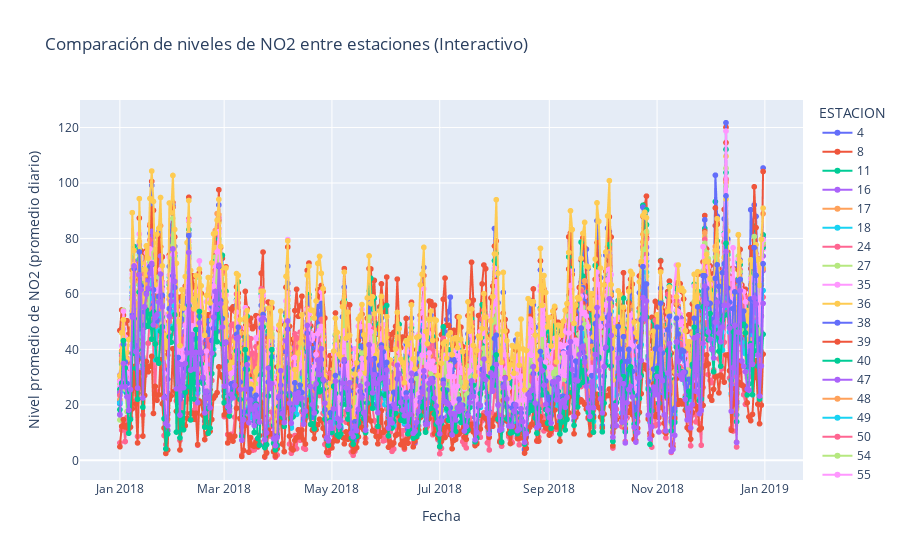

Notebook code cell kept with this figure:
### Code cell
import plotly.express as px

# Agregar los niveles de NO2 por estación y día
data_NO2_valid_daily_station = data_NO2.groupby(['fecha', 'ESTACION'])[no2_columns].mean().reset_index()

# Calcular el promedio de NO2 por día para cada estación
data_NO2_valid_daily_station['NO2_avg'] = data_NO2_valid_daily_station[no2_columns].mean(axis=1)

# Crear el gráfico interactivo
fig = px.line(data_NO2_valid_daily_station, x='fecha', y='NO2_avg', color='ESTACION', title='Comparación de niveles de NO2 entre estaciones (Interactivo)', labels={'NO2_avg': 'Nivel promedio de NO2 (promedio diario)', 'fecha': 'Fecha'})
fig.update_traces(mode='lines+markers')
fig.show()

### Figure 1 — Plotly figure (JSON) as saved in the notebook; plotly's stock layout.template omitted (floating-point values rounded to 4 significant figures; data arrays with more than 128 entries replaced by an {"elided": "..."} marker saying what was removed)
{"data": [{"hovertemplate": "ESTACION=4<br>Fecha=%{x}<br>Nivel promedio de NO2 (promedio diario)=%{y}<extra></extra>", "legendgroup": "4", "line": {"color": "#636efa", "dash": "solid"}, "marker": {"symbol": "circle"}, "mode": "lines+markers", "name": "4", "showlegend": true, "type": "scattergl", "x": {"elided": "365 str values"}, "xaxis": "x", "y": {"elided": "365 float values"}, "yaxis": "y"}, {"hovertemplate": "ESTACION=8<br>Fecha=%{x}<br>Nivel promedio de NO2 (promedio diario)=%{y}<extra></extra>", "legendgroup": "8", "line": {"color": "#EF553B", "dash": "solid"}, "marker": {"symbol": "circle"}, "mode": "lines+markers", "name": "8", "showlegend": true, "type": "scattergl", "x": {"elided": "365 str values"}, "xaxis": "x", "y": {"elided": "365 float values"}, "yaxis": "y"}, {"hovertemplate": "ESTACION=11<br>Fecha=%{x}<br>Nivel promedio de NO2 (promedio diario)=%{y}<extra></extra>", "legendgroup": "11", "line": {"color": "#00cc96", "dash": "solid"}, "marker": {"symbol": "circle"}, "mode": "lines+markers", "name": "11", "showlegend": true, "type": "scattergl", "x": {"elided": "365 str values"}, "xaxis": "x", "y": {"elided": "365 float values"}, "yaxis": "y"}, {"hovertemplate": "ESTACION=16<br>Fecha=%{x}<br>Nivel promedio de NO2 (promedio diario)=%{y}<extra></extra>", "legendgroup": "16", "line": {"color": "#ab63fa", "dash": "solid"}, "marker": {"symbol": "circle"}, "mode": "lines+markers", "name": "16", "showlegend": true, "type": "scattergl", "x": {"elided": "365 str values"}, "xaxis": "x", "y": {"elided": "365 float values"}, "yaxis": "y"}, {"hovertemplate": "ESTACION=17<br>Fecha=%{x}<br>Nivel promedio de NO2 (promedio diario)=%{y}<extra></extra>", "legendgroup": "17", "line": {"color": "#FFA15A", "dash": "solid"}, "marker": {"symbol": "circle"}, "mode": "lines+markers", "name": "17", "showlegend": true, "type": "scattergl", "x": {"elided": "365 str values"}, "xaxis": "x", "y": {"elided": "365 float values"}, "yaxis": "y"}, {"hovertemplate": "ESTACION=18<br>Fecha=%{x}<br>Nivel promedio de NO2 (promedio diario)=%{y}<extra></extra>", "legendgroup": "18", "line": {"color": "#19d3f3", "dash": "solid"}, "marker": {"symbol": "circle"}, "mode": "lines+markers", "name": "18", "showlegend": true, "type": "scattergl", "x": {"elided": "361 str values"}, "xaxis": "x", "y": {"elided": "361 float values"}, "yaxis": "y"}, {"hovertemplate": "ESTACION=24<br>Fecha=%{x}<br>Nivel promedio de NO2 (promedio diario)=%{y}<extra></extra>", "legendgroup": "24", "line": {"color": "#FF6692", "dash": "solid"}, "marker": {"symbol": "circle"}, "mode": "lines+markers", "name": "24", "showlegend": true, "type": "scattergl", "x": {"elided": "365 str values"}, "xaxis": "x", "y": {"elided": "365 float values"}, "yaxis": "y"}, {"hovertemplate": "ESTACION=27<br>Fecha=%{x}<br>Nivel promedio de NO2 (promedio diario)=%{y}<extra></extra>", "legendgroup": "27", "line": {"color": "#B6E880", "dash": "solid"}, "marker": {"symbol": "circle"}, "mode": "lines+markers", "name": "27", "showlegend": true, "type": "scattergl", "x": {"elided": "365 str values"}, "xaxis": "x", "y": {"elided": "365 float values"}, "yaxis": "y"}, {"hovertemplate": "ESTACION=35<br>Fecha=%{x}<br>Nivel promedio de NO2 (promedio diario)=%{y}<extra></extra>", "legendgroup": "35", "line": {"color": "#FF97FF", "dash": "solid"}, "marker": {"symbol": "circle"}, "mode": "lines+markers", "name": "35", "showlegend": true, "type": "scattergl", "x": {"elided": "359 str values"}, "xaxis": "x", "y": {"elided": "359 float values"}, "yaxis": "y"}, {"hovertemplate": "ESTACION=36<br>Fecha=%{x}<br>Nivel promedio de NO2 (promedio diario)=%{y}<extra></extra>", "legendgroup": "36", "line": {"color": "#FECB52", "dash": "solid"}, "marker": {"symbol": "circle"}, "mode": "lines+markers", "name": "36", "showlegend": true, "type": "scattergl", "x": {"elided": "365 str values"}, "xaxis": "x", "y": {"elided": "365 float values"}, "yaxis": "y"}, {"hovertemplate": "ESTACION=38<br>Fecha=%{x}<br>Nivel promedio de NO2 (promedio diario)=%{y}<extra></extra>", "legendgroup": "38", "line": {"color": "#636efa", "dash": "solid"}, "marker": {"symbol": "circle"}, "mode": "lines+markers", "name": "38", "showlegend": true, "type": "scattergl", "x": {"elided": "365 str values"}, "xaxis": "x", "y": {"elided": "365 float values"}, "yaxis": "y"}, {"hovertemplate": "ESTACION=39<br>Fecha=%{x}<br>Nivel promedio de NO2 (promedio diario)=%{y}<extra></extra>", "legendgroup": "39", "line": {"color": "#EF553B", "dash": "solid"}, "marker": {"symbol": "circle"}, "mode": "lines+markers", "name": "39", "showlegend": true, "type": "scattergl", "x": {"elided": "365 str values"}, "xaxis": "x", "y": {"elided": "365 float values"}, "yaxis": "y"}, {"hovertemplate": "ESTACION=40<br>Fecha=%{x}<br>Nivel promedio de NO2 (promedio diario)=%{y}<extra></extra>", "legendgroup": "40", "line": {"color": "#00cc96", "dash": "solid"}, "marker": {"symbol": "circle"}, "mode": "lines+markers", "name": "40", "showlegend": true, "type": "scattergl", "x": {"elided": "365 str values"}, "xaxis": "x", "y": {"elided": "365 float values"}, "yaxis": "y"}, {"hovertemplate": "ESTACION=47<br>Fecha=%{x}<br>Nivel promedio de NO2 (promedio diario)=%{y}<extra></extra>", "legendgroup": "47", "line": {"color": "#ab63fa", "dash": "solid"}, "marker": {"symbol": "circle"}, "mode": "lines+markers", "name": "47", "showlegend": true, "type": "scattergl", "x": {"elided": "365 str values"}, "xaxis": "x", "y": {"elided": "365 float values"}, "yaxis": "y"}, {"hovertemplate": "ESTACION=48<br>Fecha=%{x}<br>Nivel promedio de NO2 (promedio diario)=%{y}<extra></extra>", "legendgroup": "48", "line": {"color": "#FFA15A", "dash": "solid"}, "marker": {"symbol": "circle"}, "mode": "lines+markers", "name": "48", "showlegend": true, "type": "scattergl", "x": {"elided": "365 str values"}, "xaxis": "x", "y": {"elided": "365 float values"}, "yaxis": "y"}, {"hovertemplate": "ESTACION=49<br>Fecha=%{x}<br>Nivel promedio de NO2 (promedio diario)=%{y}<extra></extra>", "legendgroup": "49", "line": {"color": "#19d3f3", "dash": "solid"}, "marker": {"symbol": "circle"}, "mode": "lines+markers", "name": "49", "showlegend": true, "type": "scattergl", "x": {"elided": "365 str values"}, "xaxis": "x", "y": {"elided": "365 float values"}, "yaxis": "y"}, {"hovertemplate": "ESTACION=50<br>Fecha=%{x}<br>Nivel promedio de NO2 (promedio diario)=%{y}<extra></extra>", "legendgroup": "50", "line": {"color": "#FF6692", "dash": "solid"}, "marker": {"symbol": "circle"}, "mode": "lines+markers", "name": "50", "showlegend": true, "type": "scattergl", "x": {"elided": "365 str values"}, "xaxis": "x", "y": {"elided": "365 float values"}, "yaxis": "y"}, {"hovertemplate": "ESTACION=54<br>Fecha=%{x}<br>Nivel promedio de NO2 (promedio diario)=%{y}<extra></extra>", "legendgroup": "54", "line": {"color": "#B6E880", "dash": "solid"}, "marker": {"symbol": "circle"}, "mode": "lines+markers", "name": "54", "showlegend": true, "type": "scattergl", "x": {"elided": "365 str values"}, "xaxis": "x", "y": {"elided": "365 float values"}, "yaxis": "y"}, {"hovertemplate": "ESTACION=55<br>Fecha=%{x}<br>Nivel promedio de NO2 (promedio diario)=%{y}<extra></extra>", "legendgroup": "55", "line": {"color": "#FF97FF", "dash": "solid"}, "marker": {"symbol": "circle"}, "mode": "lines+markers", "name": "55", "showlegend": true, "type": "scattergl", "x": {"elided": "365 str values"}, "xaxis": "x", "y": {"elided": "365 float values"}, "yaxis": "y"}, {"hovertemplate": "ESTACION=56<br>Fecha=%{x}<br>Nivel promedio de NO2 (promedio diario)=%{y}<extra></extra>", "legendgroup": "56", "line": {"color": "#FECB52", "dash": "solid"}, "marker": {"symbol": "circle"}, "mode": "lines+markers", "name": "56", "showlegend": true, "type": "scattergl", "x": {"elided": "365 str values"}, "xaxis": "x", "y": {"elided": "365 float values"}, "yaxis": "y"}, {"hovertemplate": "ESTACION=57<br>Fecha=%{x}<br>Nivel promedio de NO2 (promedio diario)=%{y}<extra></extra>", "legendgroup": "57", "line": {"color": "#636efa", "dash": "solid"}, "marker": {"symbol": "circle"}, "mode": "lines+markers", "name": "57", "showlegend": true, "type": "scattergl", "x": {"elided": "365 str values"}, "xaxis": "x", "y": {"elided": "365 float values"}, "yaxis": "y"}, {"hovertemplate": "ESTACION=58<br>Fecha=%{x}<br>Nivel promedio de NO2 (promedio diario)=%{y}<extra></extra>", "legendgroup": "58", "line": {"color": "#EF553B", "dash": "solid"}, "marker": {"symbol": "circle"}, "mode": "lines+markers", "name": "58", "showlegend": true, "type": "scattergl", "x": {"elided": "365 str values"}, "xaxis": "x", "y": {"elided": "365 float values"}, "yaxis": "y"}, {"hovertemplate": "ESTACION=59<br>Fecha=%{x}<br>Nivel promedio de NO2 (promedio diario)=%{y}<extra></extra>", "legendgroup": "59", "line": {"color": "#00cc96", "dash": "solid"}, "marker": {"symbol": "circle"}, "mode": "lines+markers", "name": "59", "showlegend": true, "type": "scattergl", "x": {"elided": "365 str values"}, "xaxis": "x", "y": {"elided": "365 float values"}, "yaxis": "y"}, {"hovertemplate": "ESTACION=60<br>Fecha=%{x}<br>Nivel promedio de NO2 (promedio diario)=%{y}<extra></extra>", "legendgroup": "60", "line": {"color": "#ab63fa", "dash": "solid"}, "marker": {"symbol": "circle"}, "mode": "lines+markers", "name": "60", "showlegend": true, "type": "scattergl", "x": {"elided": "365 str values"}, "xaxis": "x", "y": {"elided": "365 float values"}, "yaxis": "y"}], "layout": {"legend": {"title": {"text": "ESTACION"}, "tracegroupgap": 0}, "title": {"text": "Comparación de niveles de NO2 entre estaciones (Interactivo)"}, "xaxis": {"anchor": "y", "domain": [0, 1], "title": {"text": "Fecha"}}, "yaxis": {"anchor": "x", "domain": [0, 1], "title": {"text": "Nivel promedio de NO2 (promedio diario)"}}}}
